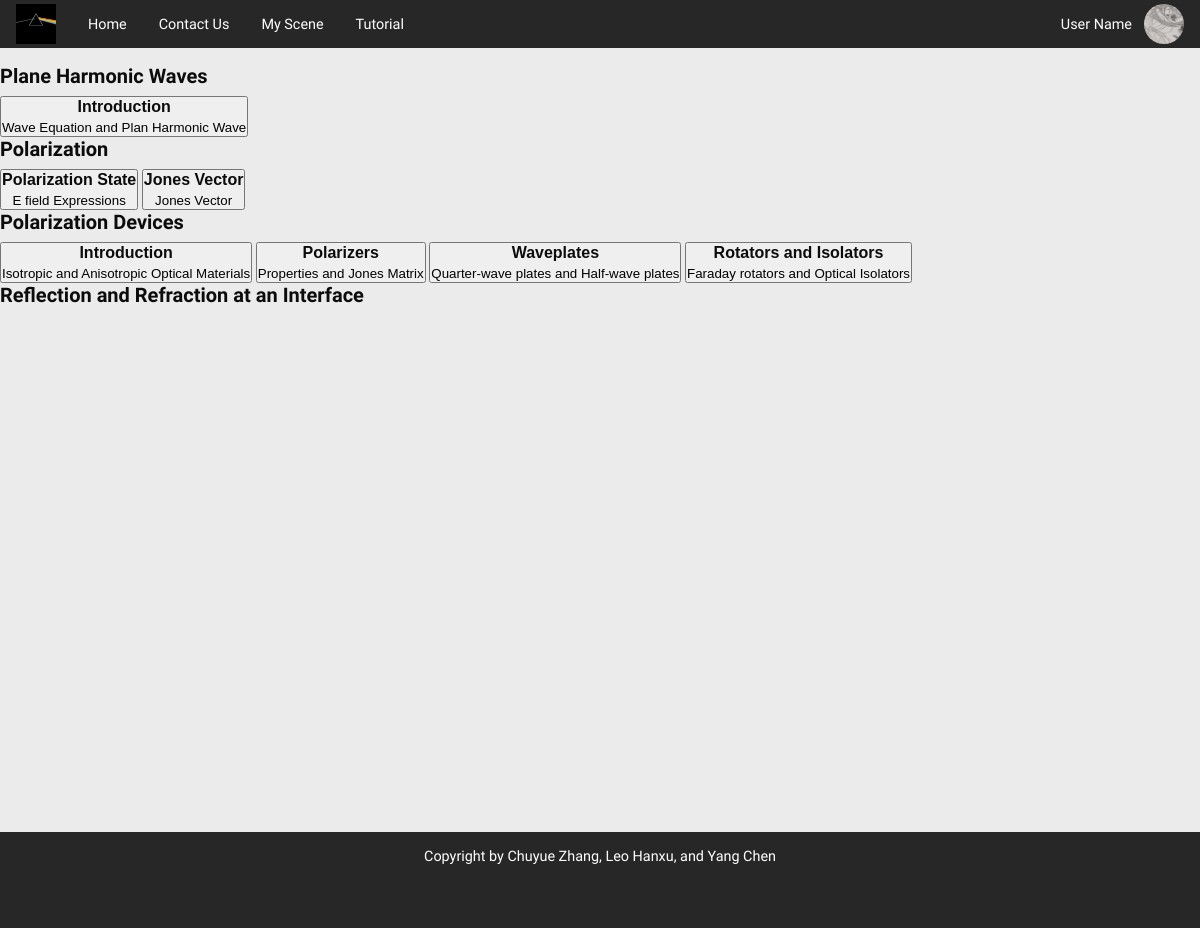
The app's page /tutorials/ with its own data.
### tutorials/models.py (models this page shows, shortened)
class Section(models.Model):
    id = models.AutoField(unique=True, primary_key=True)
    name = models.CharField(max_length=120)

class Tutorial(models.Model):
    id = models.AutoField(unique=True, primary_key=True)
    name = models.CharField(max_length=120)
    description = models.CharField(max_length=120)
    section = models.ForeignKey(Section, on_delete=models.CASCADE)

### tutorials/views.py (the view)
# urls.py: path('', views.TutorialListView.as_view(), name='tutorial-list'),
class TutorialListView(ListView):
    model = Section
    template_name = 'tutorials/list.html'
    context_object_name = 'sections'
    def get_context_data(self, **kwargs):
        context = super().get_context_data(**kwargs)
        context['tutorials'] = Tutorial.objects.all()
        return context

### tutorials/templates/tutorials/list.html (shortened to what this page needs)
{% extends "home/base.html" %}
{% load static %}
{% block content %}
    {% for section in sections %}
        <h2>{{ section.name }}</h2>
        {% for tutorial in tutorials %}
            {% if tutorial.section_id == section.id %}
                <a href="{% url 'tutorials:tutorial' %}">
                    <button>
                        <h3>{{ tutorial.name }}</h3>
                        <p>{{ tutorial.description }}</p>
                    </button>
                </a>
            {% endif %}
        {% endfor %}
    {% endfor %}
{% endblock %}

### home/templates/home/base.html (shortened to what this page needs)
{% load static %}
<!DOCTYPE html>
<html lang="en">
<head>
    <link rel="stylesheet" type="text/css" href="{% static 'home/general.css' %}">
</head>
<body>
    <header>
        <a class="header-content" href="{% url 'home:about' %}">
			<img src="{% static 'resources/logo.svg' %}" alt="Logo">
		</a>
		<ul class="header-content header-list">
			<li>
                <a role="button" href="{% url 'home:about' %}">Home</a>
			</li>
            <li>
                <a role="button" href="{% url 'home:contact' %}">Contact Us</a>
			</li>
            <li>
                <a role="button" href="{% url 'scenes:scene-list' %}">My Scene</a>
			</li>
            <li>
                <a role="button" href="{% url 'tutorials:tutorial-list' %}">Tutorial</a>
			</li>
		</ul>
        <div class="header-profile">
			<span>User Name</span>
            <a class="header-content" href="{% url 'accounts:register' %}">
                <img src="{% static 'resources/default_user.jpeg' %}" alt="user"/>
            </a>
		</div>
    </header>
    <main>
        {% block content %}
        {% endblock %}
    </main>
    <footer>
        <p>Copyright by Chuyue Zhang, Leo Hanxu, and Yang Chen</p>
    </footer>
</body>
</html>

### home/static/home/general.css (style rules this page uses)
:root { --minor-hue: 24deg; --major-hue: 209deg; --rest-hue: 0deg; --major-color: hsl(var(--major-hue), 100%, 61%); --major-color-second: hsl(var(--major-hue), 64.85%, 64.71%); --major-color-lighter: hsl(var(--major-hue), 74.85%, 74.71%); --major-color-heaveier: hsl(var(--major-hue), 80%, 35%); --minor-color: hsl(var(--minor-hue), 100%, 50%); --minor-color-second: hsl(var(--minor-hue), 90%, 64.5%); --minor-color-light:hsl(var(--minor-hue), 55%, 85.5%); --body-color: hsl(var(--rest-hue), 0%, 92.16%); --container-color: hsl(var(--rest-hue), 0%, 75.29%); --container-color-second: hsl(var(--rest-hue), 0%, 50%); --container-color-dark: hsl(var(--rest-hue), 0%, 15.29%); --text-color: hsl(var(--rest-hue), 5%, 0%); --title-color: hsl(var(--rest-hue), 5%, 5%); --input-color: hsl(var(--rest-hue), 15%, 10%); --text-color-light: hsl(var(--rest-hue), 100%, 100%); --title-color-light: hsl(var(--rest-hue), 100%, 95%); --input-color-light: hsl(var(--rest-hue), 90%, 100%); --border-color: hsl(var(--rest-hue), 60%, 99%); --scroll-bar-color: hsl(var(--major-hue), 12%, 90%); --scroll-thumb-color: hsl(var(--major-hue), 12%, 80%); --body-font: "Anta", sans-serif; --big-font-size: 2rem; --h1-font-size: 1.5rem; --h2-font-size: 1.25rem; --h3-font-size: 1.125rem; --h4-font-size: 1rem; --normal-font-size: .9rem; --medium-font-size: .75rem; --small-font-size: .5rem; --header-height: 3rem; --font-thin: 100; --font-regular: 400; --font-medium: 500; --font-semi-bold: 600; --font-bold: 700; --mb-0-25: .25rem; --mb-0-5: .5rem; --mb-0-75: .75rem; --mb-1: 1rem; --mb-1-5: 1.5rem; --mb-2: 2rem; --mb-2-5: 2.5rem; --mb-3: 3rem; --z-tooltop: 10; --z-fixed: 100; --z-modal: 1000; --border-width: 1px; --border-width-bold: 3px; --border-radius: var(--mb-0-25); }
* { box-sizing: border-box; margin: 0; padding: 0; }
html { font-size: 16px; scroll-behavior: smooth; }
body { margin: 0; font-family: var(--body-font); font-weight: var(--font-regular); font-size: var(--normal-font-size); font-style: normal; background-color: var(--body-color); color: var(--text-color); position: relative; min-height: 100vh; }
h2 { font-size: var(--h2-font-size); }
h3 { font-size: var(--h3-font-size); }
h3 { font-size: var(--h4-font-size); }
h1,h2 { color: var(--title-color); font-weight: var(--font-bold); margin-bottom: var(--mb-0-5); }
h3,h4 { color: var(--title-color); font-weight: var(--font-semi-bold); margin-bottom: var(--mb-0-25); }
ul { list-style: none; }
a { text-decoration: none; }
img { max-width: 100%; height: auto; }
header { width: 100%; height: var(--header-height); display: flex; flex-direction: row; justify-content: left; align-items: center; background-color: var(--container-color-dark); color: var(--text-color-light); padding: 0 var(--mb-1); margin-bottom: var(--mb-1); }
header img, .header-content { height: calc(var(--header-height) - var(--mb-0-5)); }
.header-list { display: flex; flex-direction: row; align-items: center; margin-left: var(--mb-1); }
.header-list li a { margin: 0 var(--mb-1); color: var(--text-color-light); }
.header-profile { display: flex; flex-direction: row; justify-content: right; align-items: center; margin-left: var(--mb-2); }
.header-profile img { width: calc(var(--header-height) - var(--mb-0-5)); overflow: hidden; border-radius: 50%; object-fit: cover; margin-left: var(--mb-0-75); }
footer { height: calc(var(--header-height) * 2); background-color: var(--container-color-dark); color: var(--text-color-light); text-align: center; padding: var(--mb-1); position: absolute; bottom: calc(var(--header-height) * -2 - var(--mb-2)); width: 100%; }

### records on screen
Section: name "Plane Harmonic Waves"
Tutorial: name "Introduction", description "Wave Equation and Plan Harmonic Wave"
Section: name "Polarization"
Tutorial: name "Polarization State", description "E field Expressions"
Tutorial: name "Jones Vector", description "Jones Vector"
Section: name "Polarization Devices"
Tutorial: name "Introduction", description "Isotropic and Anisotropic Optical Materials"
Tutorial: name "Polarizers", description "Properties and Jones Matrix"
Tutorial: name "Waveplates", description "Quarter-wave plates and Half-wave plates"
Tutorial: name "Rotators and Isolators", description "Faraday rotators and Optical Isolators"
Section: name "Reflection and Refraction at an Interface"
